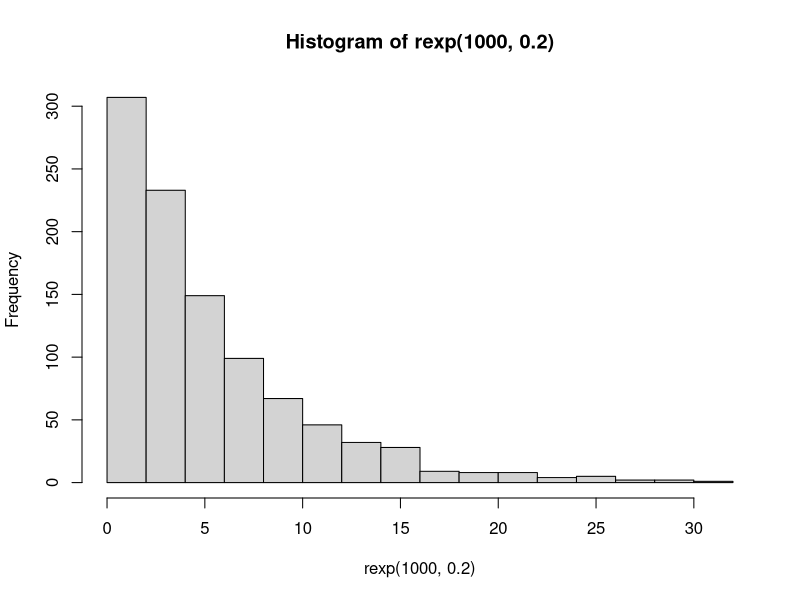
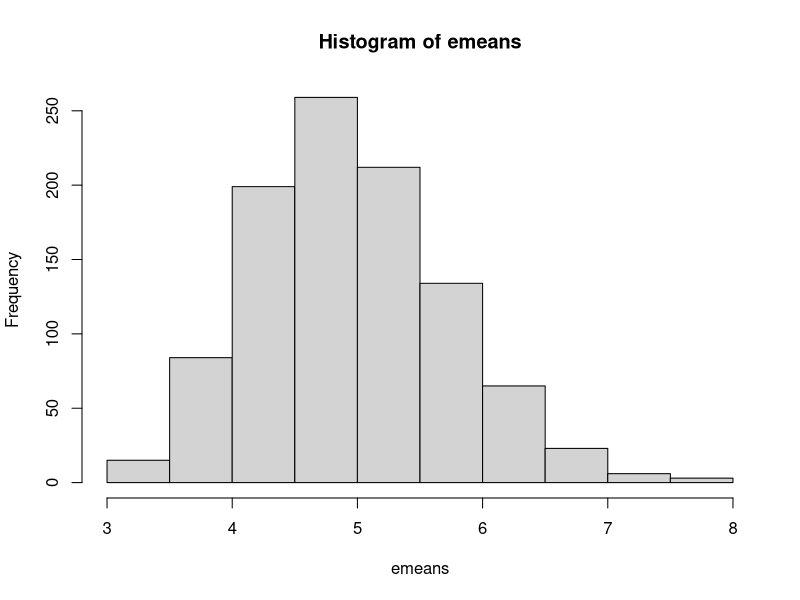

Recreate these plots in R, in order.
## ---- chunk 1
emeans<-NULL
for(z in 1:1000) emeans<-c(emeans,mean(rexp(40,0.2)))
evar<-NULL
for(y in 1:1000) evar<-c(evar,var(rexp(40,0.2)))
## ---- chunk 2
cat("The sample means is",mean(emeans))
## ---- chunk 3
cat("The sample variance is",mean(evar))
## ---- chunk 4
hist(rexp(1000,0.2))
hist(emeans)
